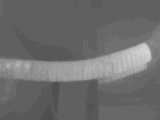
#> input picture selected_pic_for_test_pyg/421802_9_div_8_restore.bmp, 160 x 120 px, found by its file name; its folder holds 4 pictures in this run
$ python Sliding_Window_Histogram_6.py
#> lines starting #> are read from the running program, lines starting #| are printed output that depends on the picture
### scripts/otsu+grabcut/helper.py
import os
import cv2
import math
import numpy as np
import matplotlib.pyplot as plt

from scipy import signal


def get_img_num(directionName, suffix='.bmp'):
#> called with suffix = '.bmp'
    num_list = []
    for parent, dirnames, filenames in os.walk(directionName):
        for filename in filenames:
            if filename.lower().endswith(suffix):
                fname1, fname2 = os.path.split(filename)
                num_list.append(str.split(fname2, suffix)[0])
    return num_list


def sliding_window(image, stepSize, windowSize):
    for y in range(0, image.shape[0], stepSize):
        for x in range(0, image.shape[1], stepSize):
            yield (x, y, image[y:y + windowSize[1], x:x + windowSize[0]])


def gaussian(x, a, m, s):
    return a*np.exp(-((x-m)/s)**2)


def func1(x, a, b, c):
    return (a*x+b)*x+c


def func2(x, a, b):
    return a*x+b


def func3(x, a1, a2, a3, m1, m2, m3, s1, s2, s3):
    return a1*np.exp(-((x-m1)/s1)**2)+a2*np.exp(-((x-m2)/s2)**2)+a3*np.exp(-((x-m3)/s3)**2)


def func4(x, a0, a1, a2, a3, m1, m2, m3, s1, s2, s3, b0):
    return a0*x+b0+a1*np.exp(-((x-m1)/s1)**2)+a2*np.exp(-((x-m2)/s2)**2)+a3*np.exp(-((x-m3)/s3)**2)


def func5(x, a0, a1, a2, a3, m0, m1, m2, m3, s0, s1, s2, s3):
    return a0*np.exp(-((x-m0)/s0)**2)+a1*np.exp(-((x-m1)/s1)**2)+a2*np.exp(-((x-m2)/s2)**2)+a3*np.exp(-((x-m3)/s3)**2)


def get_slice(image, stepSize, windowSize):
    slice_sets = []
    for (x, y, window) in sliding_window(image, stepSize, windowSize):
        if window.shape[0] != windowSize[1] or window.shape[1] != windowSize[0]:
            continue
        slice_sets.append(image[y:y + windowSize[1], x:x + windowSize[0]])
    return slice_sets


def get_average(records):
    return sum(records) / len(records)


def get_variance(records):
    average = get_average(records)
    return sum([(x - average) ** 2 for x in records]) / len(records)


def get_standard_deviation(records):
    variance = get_variance(records)
    return math.sqrt(variance)


def get_rms(records):
    # 均方根值 反映的是有效值而不是平均值
    return math.sqrt(sum([x ** 2 for x in records]) / len(records))


# [20 lines left out: functions get_mse, get_rmse, get_mae, not called in this run]


def draw_zero_line():
    xdata = range(0, 160)
    plt.plot(np.array(xdata), [0 for i in xdata], 'b', label='curvefit values')


# [4 lines left out: function draw_image, not called in this run]


def prepare_window(window_x=8, window_y=6):
    plt.rcParams["font.sans-serif"] = ['SimHei']  # 设置字体
    plt.rcParams["axes.unicode_minus"] = False  # 正常显示负号
    plt.rcParams['figure.figsize'] = (window_x, window_y)


def get_maxs(image, stepSize=1):
    slice_sets = get_slice(image, stepSize, (stepSize, image.shape[0]))
    maxs = []
    for img in slice_sets:
        maxs.append(np.array(img).max())
    return maxs


# [22 lines left out: functions get_diff, draw_without_axis_many, not called in this run]


def get_maximal_minimal(list1, result_name):
    prepare_window()

    plt.figure(figsize=[4,3])
    list1 = np.array(list1)
    plt.plot(list1)
    extrema_1 = signal.argrelextrema(list1, np.greater, order=1)
    # plt.plot(extrema_1[0], list1[extrema_1], 'o', markersize=5)
    extrema_2 = signal.argrelextrema(list1, np.less, order=1)
    # plt.plot(extrema_2[0], list1[extrema_2], 'o', markersize=5)

    plt.ylabel('最高温度点的灰度值'),    plt.xlabel('垂直切片位置')
    plt.ylim([120,220]),    plt.xlim([0,160])
    plt.tight_layout()
    plt.savefig(result_name)
    plt.close()
    return extrema_1, extrema_2


# [15 lines left out: function get_peaks, not called in this run]


def get_para_for_test_pyg():
    read_path = '/home/yr/catkin_ws/src/my_robot/selected_pic_for_test_pyg/'
    num_list = get_img_num(read_path)
    result_path = './mask/grabcut/'
    return read_path, num_list, result_path


# [12 lines left out: functions get_para_for_remote_pyg, get_para_for_near_pyg, not called in this run]


def ylable_without_ticks(ax,ylabelStr):
    ax.set_xticks([]),ax.set_yticks([])
    ax.set_ylabel(ylabelStr,fontsize=12)

### scripts/otsu+grabcut/Sliding_Window_Histogram_6.py
# -*- coding: utf-8 -*-

# 对指定文件夹，绘制极大值和极小值，并保存

import cv2
from helper import *


if __name__ == '__main__':
    read_path, num_list, result_path = get_para_for_test_pyg()

    for num in num_list:
        image = cv2.imread(read_path+str(num)+".bmp")
#> image is the input picture: shape (120, 160, 3); min 72, max 216, mean 109.1

        maxs = get_maxs(image)
#> after the loop in get_slice, `for (x, y, window) in sliding_window(image, stepSize, windowSize):`: slice_sets = 160 items
#> after the loop in get_maxs, `for img in slice_sets:`: maxs = 160 values, max 216 at index 146, min 128 at index 156, mean 170.3
        result_name = "{0}{1}_maximal_minimal.png".format(result_path, num)
        extrema_1, extrema_2 = get_maximal_minimal(maxs, result_name)
#> in get_maximal_minimal, `list1 = np.array(list1)`: list1 has the same summary as maxs in get_maxs
#> in get_maximal_minimal, `extrema_1 = signal.argrelextrema(list1, np.greater, order=1)`: extrema_1 = ([43, 107, 132, 158],)
#> in get_maximal_minimal, `extrema_2 = signal.argrelextrema(list1, np.less, order=1)`: extrema_2 = ([82, 104, 121, 130, 139],)
#> in get_maximal_minimal, `plt.savefig(result_name)`:
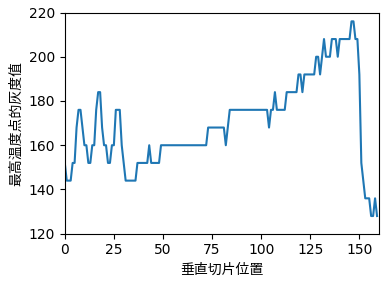
#> figure drawn by matplotlib, 1 panel; curve peaks at x = 146, y = 216
#> extrema_1 = ([43, 107, 132, 158],); extrema_2 = ([82, 104, 121, 130, 139],)
#> pass 2 of the loop `for num in num_list:`:
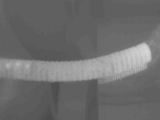
#> input picture selected_pic_for_test_pyg/421802_9_div_4_restore.bmp, 160 x 120 px, found by its file name
#> image is the input picture: shape (120, 160, 3); min 76, max 216, mean 109
#> `maxs = get_maxs(image)`: maxs = 160 values, max 216 at index 146, min 128 at index 157, mean 170.3
#> list1 has the same summary as maxs outside get_maximal_minimal
#> in get_maximal_minimal (call 2), `extrema_1 = signal.argrelextrema(list1, np.greater, order=1)`: extrema_1 = ([7, 17, 39, 43, 46, 59, 137, 142],)
#> in get_maximal_minimal (call 2), `extrema_2 = signal.argrelextrema(list1, np.less, order=1)`: extrema_2 = ([3, 12, 32, 52, 65, 82, 121, 125, 130, 139, 157],)
#> in get_maximal_minimal (call 2), `plt.savefig(result_name)`:
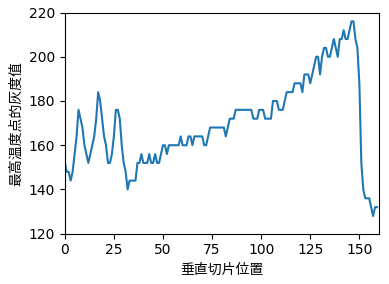
#> figure drawn by matplotlib, 1 panel; curve peaks at x = 146, y = 216
#> `extrema_1, extrema_2 = get_maximal_minimal(maxs, result_name)`: extrema_1 = ([7, 17, 39, 43, 46, 59, 137, 142],)
#> pass 3 of the loop `for num in num_list:`:
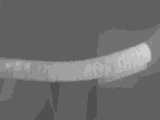
#> input picture selected_pic_for_test_pyg/421802_9_div_16_restore.bmp, 160 x 120 px, found by its file name
#> image is the input picture: shape (120, 160, 3); min 80, max 208, mean 109.2
#> `maxs = get_maxs(image)`: maxs = 160 values, max 208 at index 132, min 128 at index 153, mean 170.4
#> list1 has the same summary as maxs outside get_maximal_minimal
#> in get_maximal_minimal (call 3), `extrema_1 = signal.argrelextrema(list1, np.greater, order=1)`: extrema_1 = ([74, 154],)
#> in get_maximal_minimal (call 3), `extrema_2 = signal.argrelextrema(list1, np.less, order=1)`: extrema_2 = ([153],)
#> in get_maximal_minimal (call 3), `plt.savefig(result_name)`:
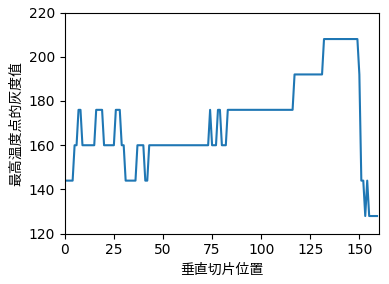
#> figure drawn by matplotlib, 1 panel; curve peaks at x = 132, y = 208
#> `extrema_1, extrema_2 = get_maximal_minimal(maxs, result_name)`: extrema_1 = ([74, 154],); extrema_2 = ([153],)
#> the loop made 4 passes; the first 3 are shown
